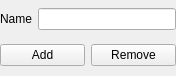
<ui version="4.0" >
 <class>QTransferFunctionEditorByValuesBase</class>
 <widget class="QWidget" name="QTransferFunctionEditorByValuesBase" >
  <property name="geometry" >
   <rect>
    <x>0</x>
    <y>0</y>
    <width>176</width>
    <height>76</height>
   </rect>
  </property>
  <layout class="QVBoxLayout" >
   <property name="margin" >
    <number>0</number>
   </property>
   <property name="spacing" >
    <number>6</number>
   </property>
   <item>
    <layout class="QHBoxLayout" >
     <property name="margin" >
      <number>0</number>
     </property>
     <property name="spacing" >
      <number>6</number>
     </property>
     <item>
      <widget class="QLabel" name="m_nameLabel" >
       <property name="text" >
        <string>Name</string>
       </property>
      </widget>
     </item>
     <item>
      <widget class="QLineEdit" name="m_nameLineEdit" />
     </item>
    </layout>
   </item>
   <item>
    <layout class="QHBoxLayout" >
     <property name="margin" >
      <number>0</number>
     </property>
     <property name="spacing" >
      <number>6</number>
     </property>
     <item>
      <widget class="QPushButton" name="m_addPushButton" >
       <property name="text" >
        <string>Add</string>
       </property>
      </widget>
     </item>
     <item>
      <widget class="QPushButton" name="m_removePushButton" >
       <property name="text" >
        <string>Remove</string>
       </property>
      </widget>
     </item>
    </layout>
   </item>
  </layout>
 </widget>
 <layoutdefault spacing="6" margin="0" />
 <includes/>
 <resources/>
 <connections/>
</ui>
